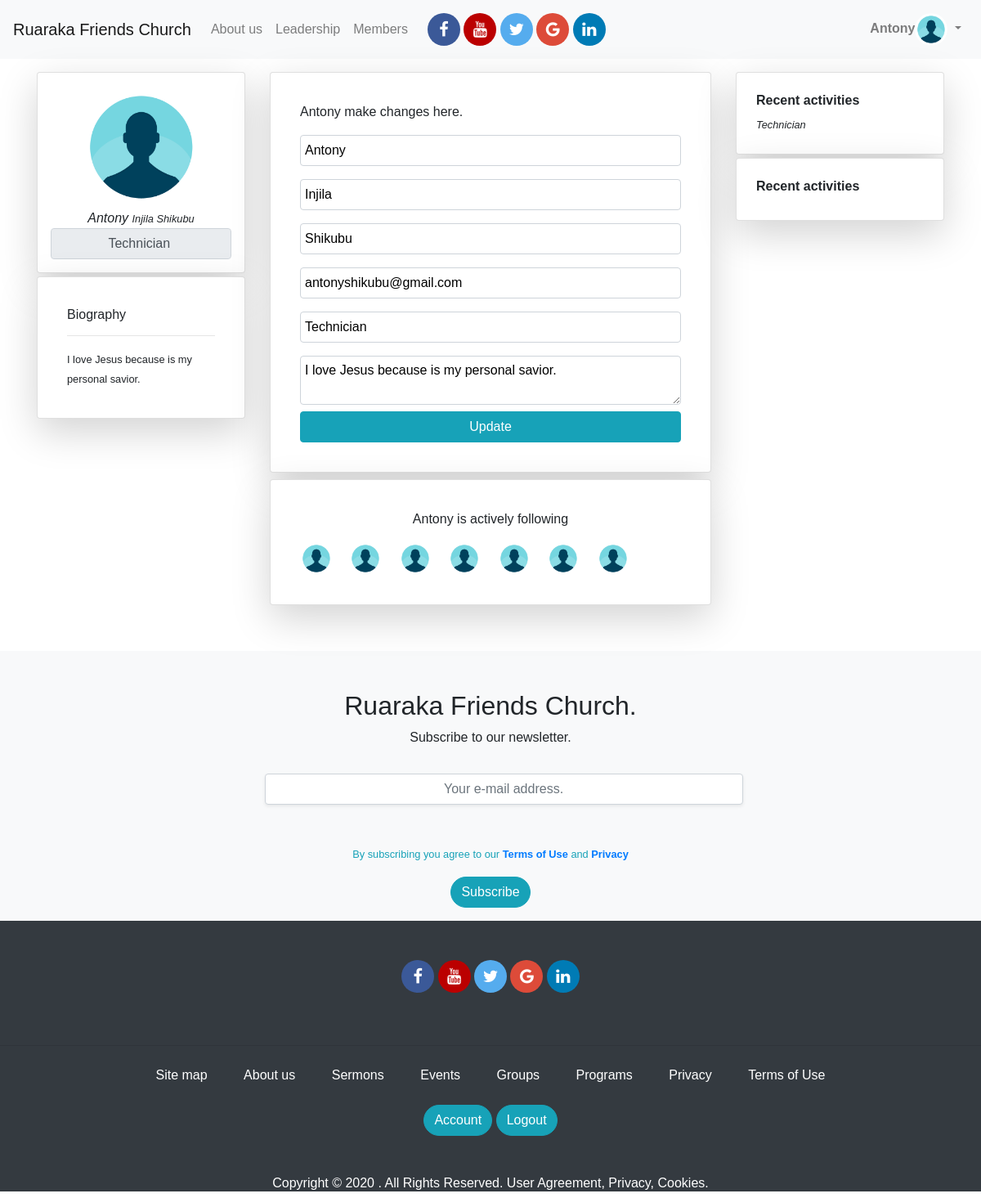
The app's page /profile/edit/Antony (signed in), older data.
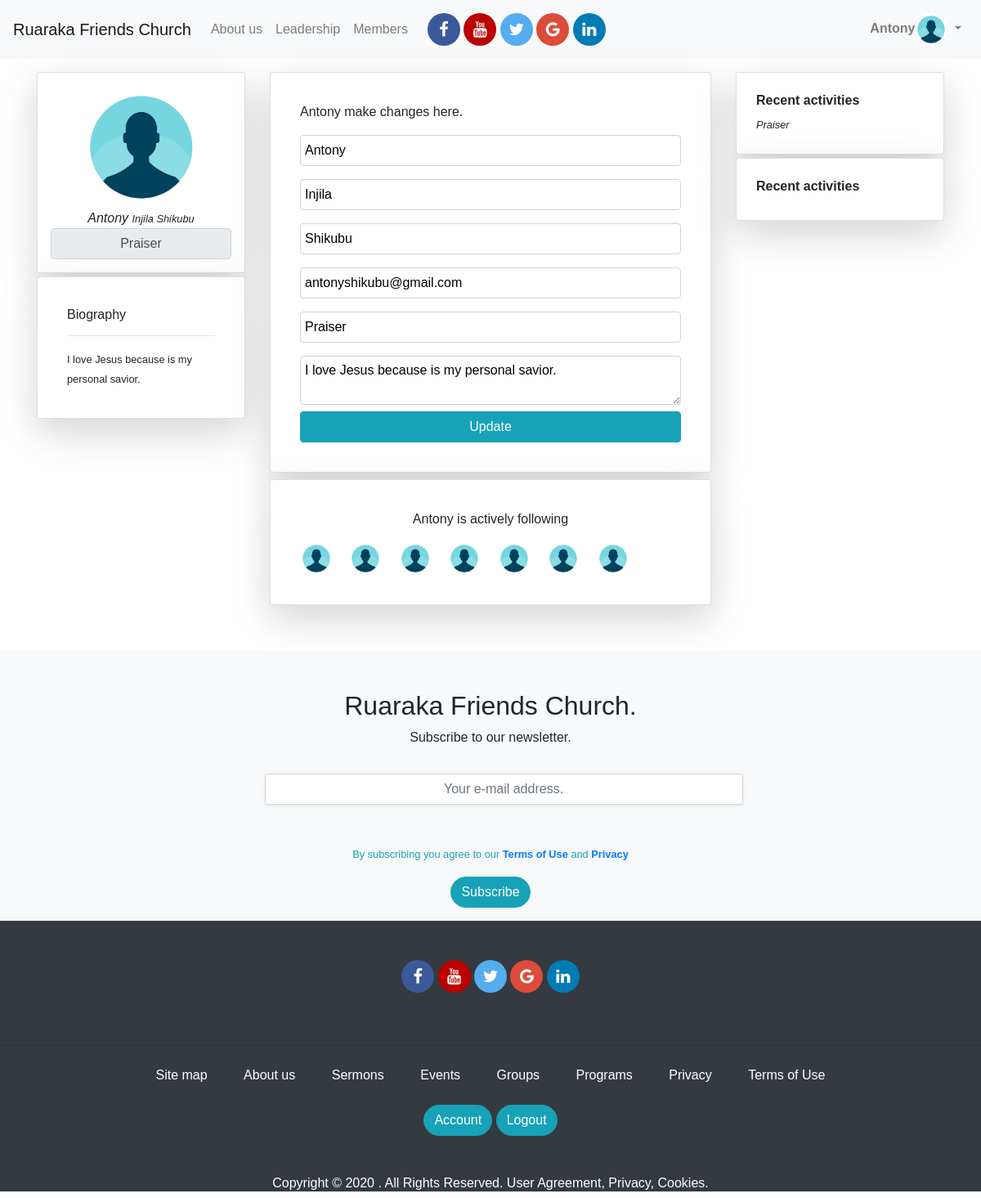
The same page, newer data.
### app/models.py (models this page shows, shortened)
class User(UserMixin,db.Model):
	id = db.Column(db.Integer, primary_key=True)
	username = db.Column(db.String(124), index=True,unique=True)
	firstname = db.Column(db.String(124), index=True)
	lastname = db.Column(db.String(124), index=True)
	email = db.Column(db.String(124), index=True, unique=True)
	password_hash = db.Column(db.String(124), index=True, unique=True)
	about_me = db.Column(db.String(150))
	avatar = db.Column(db.String(150))
	role = db.Column(db.String(124), index=True)
	posts = db.relationship('Post', backref='author', lazy='dynamic')

### app/routes.py (the view)
@app.route('/profile/edit/<username>', methods=['GET','POST'])
@login_required
def profile_edit(username):
	if current_user.username != username:
		return redirect(url_for('login'))
	form = EditUserProfile(current_user.username)
	if form.validate_on_submit():
		print('Hello world')
		current_user.username = form.username.data
		current_user.firstname = form.firstname.data
		current_user.lastname = form.lastname.data
		current_user.email = form.email.data
		current_user.about_me = form.about_me.data
		current_user.avatar = form.avatar.data
		current_user.role = form.role.data
		db.session.commit()
		flash("Your changes have been submitted")
		return redirect(url_for('profile_edit', username=current_user.username))
	elif request.method == 'GET':
		form.username.data = current_user.username
		form.firstname.data = current_user.firstname
		form.lastname.data = current_user.lastname
		form.email.data = current_user.email
		form.about_me.data = current_user.about_me
		form.avatar.data = current_user.avatar
		form.role.data = current_user.role
	title = "{} | Profile ".format(current_user.username)
	return render_template('profile_edit.html',title=title,form=form)

### app/forms.py (shortened to what this page needs)
class EditUserProfile(FlaskForm):
	username = StringField('Username', validators=[DataRequired()])
	email = StringField('Email', validators=[DataRequired(),Email()])
	firstname = StringField('Firstname')
	lastname = StringField('Lastname')
	about_me = TextAreaField('Bio', validators=[Length(min=0,max=150)])
	avatar = StringField('Profile Picture')
	role = StringField('Role')
	submit = SubmitField("Update")
	def __init__(self, original_username, *args, **kwargs):
		super(EditUserProfile, self).__init__(*args, **kwargs)
		self.original_username = original_username

### app/models.py (called while the page is built)
@login.user_loader
def load_user(id):
	return User.query.get(int(id))

### app/templates/profile_edit.html (shortened to what this page needs)
{% extends 'base.html' %}
{% block content  %}
<section id="profile_section">
	<form action="{{url_for('profile_edit', username=current_user.username)}}" method="post" novalidate>
	<div class="container mt-3 mb-5">
		<div class="row">
			<div class="col-xs-12 col-sm-12 col-md-3 col-lg-3 col-xl-3">
				<div class="card shadow-lg p-3 mb-1 bg-white rounded text-center">
					<img src="{{url_for('static', filename='imgs/profile_pic.png')}}" class="img-rounded mx-auto" style="height: 150px; width:150px;min-width: 50;min-height: 50">
					<div class="card-body p-0">
						<em class="">{{current_user.username}} <small>{{current_user.firstname}} {{current_user.lastname}}</small></em>
						<input type="tex" disabled value="{{current_user.role}}" class="form-control" style="text-align: center">
					</div>
				</div>
				<div class="card shadow-lg p-3 mb-2 bg-white rounded">
					<div class="card-body">
						<h6>Biography</h6>
						<hr>
						<small class="">
							{{current_user.about_me}}
						 </small>
					</div>
				</div>
			</div>
			<div class="col-xs-12 col-sm-12 col-md-6 col-lg-6 col-xl-6">
				<div class="card shadow-lg p-3 mb-2 bg-white rounded">
					<div class="card-body">
						<p class=""> {{current_user.username}} make changes here. </p>
						<div class="form-group">
							{{form.username(class='form-control', placeholder='Username',type='text', style='color:black;padding:5px')}}
						</div>
						<div class="form-group">
							{{form.firstname(class='form-control', placeholder='First name',type='text', style='color:black;padding:5px')}}
						</div>
						<div class="form-group">
							{{form.lastname(class='form-control', placeholder='Last name',type='text', style='color:black;padding:5px')}}
						</div>
						<div class="form-group">
							{{form.email(class='form-control', placeholder='Bio',type='email', style='color:black;padding:5px')}}
						</div>
						<div class="form-group">
							{{form.role(class='form-control', placeholder='Role',type='text', style='color:black;padding:5px')}}
						</div>
						<div >
							{{form.about_me(class='form-control', placeholder='Bio',type='email', style='color:black;padding:5px')}}
						</div>
							{{form.submit(class='btn btn-info mt-2 btn-block')}}
					</div>
				</div>
				<div class="card shadow-lg p-3 mb-2 bg-white rounded">
					<div class="card-body">
						<p class="text-center">{{current_user.username}} is actively following</p>
						 <img src="{{url_for('static', filename='imgs/profile_pic.png')}}" class="img-rounded mr-3" style="height: 40px; width:40px">
						 <img src="{{url_for('static', filename='imgs/profile_pic.png')}}" class="img-rounded mr-3" style="height: 40px; width:40px">
						 <img src="{{url_for('static', filename='imgs/profile_pic.png')}}" class="img-rounded mr-3" style="height: 40px; width:40px">
						 <img src="{{url_for('static', filename='imgs/profile_pic.png')}}" class="img-rounded mr-3" style="height: 40px; width:40px">
						 <img src="{{url_for('static', filename='imgs/profile_pic.png')}}" class="img-rounded mr-3" style="height: 40px; width:40px">
						 <img src="{{url_for('static', filename='imgs/profile_pic.png')}}" class="img-rounded mr-3" style="height: 40px; width:40px">
						 <img src="{{url_for('static', filename='imgs/profile_pic.png')}}" class="img-rounded mr-3" style="height: 40px; width:40px">
					</div>
				</div>
			</div>
			<div class="col-xs-12 col-sm-12 col-md-3 col-lg-3 col-xl-3">
				<div class="card shadow-lg p-1 mb-1 bg-white rounded">
					<div class="card-body">
						<h6><strong>Recent activities</strong></h6>
						<small><em>{{current_user.role}}</em></small>
					</div>
				</div>
				<div class="card shadow-lg p-1 mb-1 bg-white rounded">
					<div class="card-body">
						<h6><strong>Recent activities</strong></h6>
					</div>
				</div>
			</div>
		</div>
	</div>
	</form>
</section>
{% endblock content  %}

### app/templates/_navbar.html (shortened to what this page needs)
<nav class="navbar navbar-expand-lg navbar-light bg-light">
  <a class="navbar-brand" href="{{url_for('index')}}">Ruaraka Friends Church</a>
  <div class="collapse navbar-collapse" id="navbarNav">
    <ul class="navbar-nav ">
      <li class="nav-item">
        <a class="nav-link" href="#section-about-us">About us</a>
      </li>
      <li class="nav-item">
        <a class="nav-link" href="/#section-leaders">Leadership</a>
      </li>
      <li class="nav-item">
        <a class="nav-link" href="{{url_for('members')}}">Members</a>
      </li>
       <div id="social_media_links" class="text-center ml-3">
        <a href="#" class="fa fa-facebook"></a>
        <a href="#" class="fa fa-youtube"></a>
        <a href="#" class="fa fa-twitter"></a>
        <a href="#" class="fa fa-google"></a>
        <a href="#" class="fa fa-linkedin"></a>
      </div>
    </ul>
    <ul class="navbar-nav ml-auto">
      {% if current_user.is_anonymous %}
      <li class="nav-item">
        <a class="nav-link btn btn-info btn_custom" href="{{url_for('signup')}}" style="color:white;padding-left:20px; padding-right: 20px">Join us</a>
      </li>
      <li class="nav-item">
        <a class="nav-link" href="{{url_for('login')}}" >Login</a>
      </li>
      {% else %}
      <li class="nav-item dropdown">
        <a class="nav-link dropdown-toggle" href="{{url_for('profile',username=current_user.username)}}" id="navbarDropdown" role="button" data-toggle="dropdown" aria-haspopup="true" aria-expanded="false">
          <span><strong>{{current_user.username}}</strong></span><img src="{{url_for('static', filename='imgs/profile_pic.png')}}" class="img-rounded" style="height: 40px; width:40px">
        </a>
      </li>
      {% endif %}
    </ul>
  </div>
</nav>

Row changes from the older to the newer data that the page shows:
changed User "Antony": role "Technician" → "Praiser"
